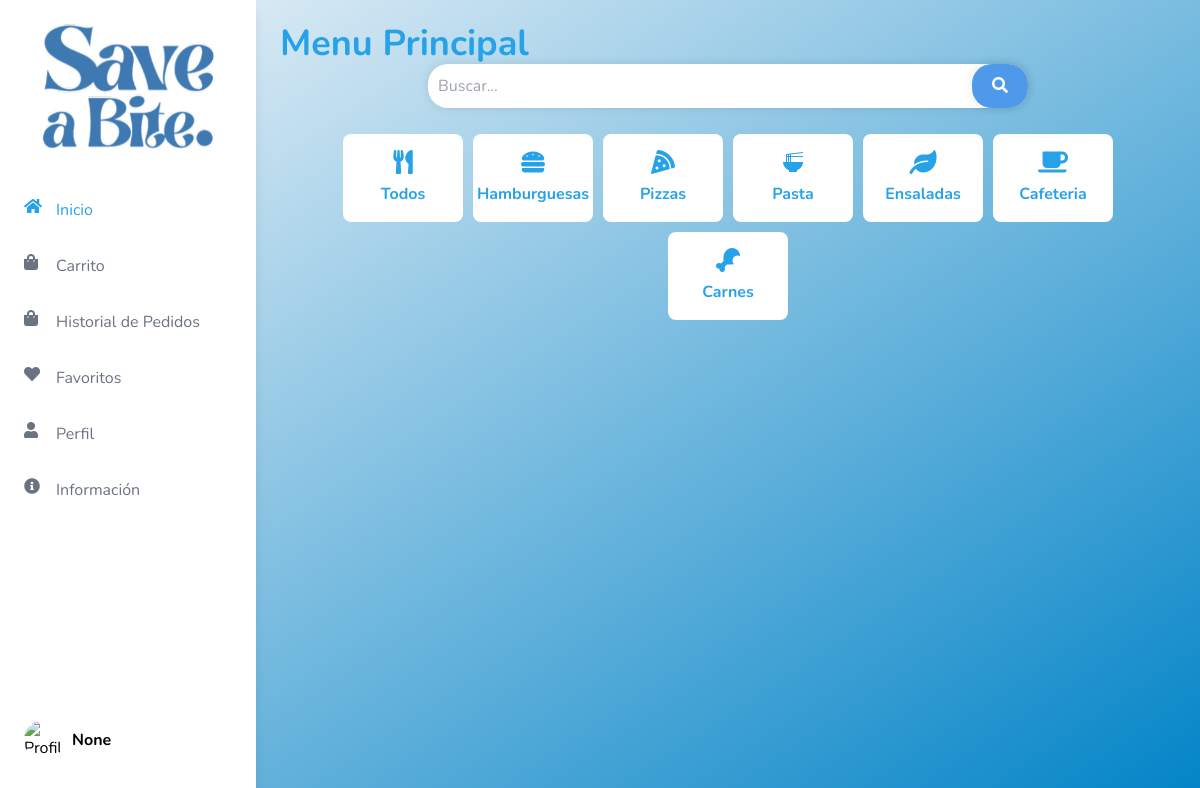
Before: /menu with the older database file.
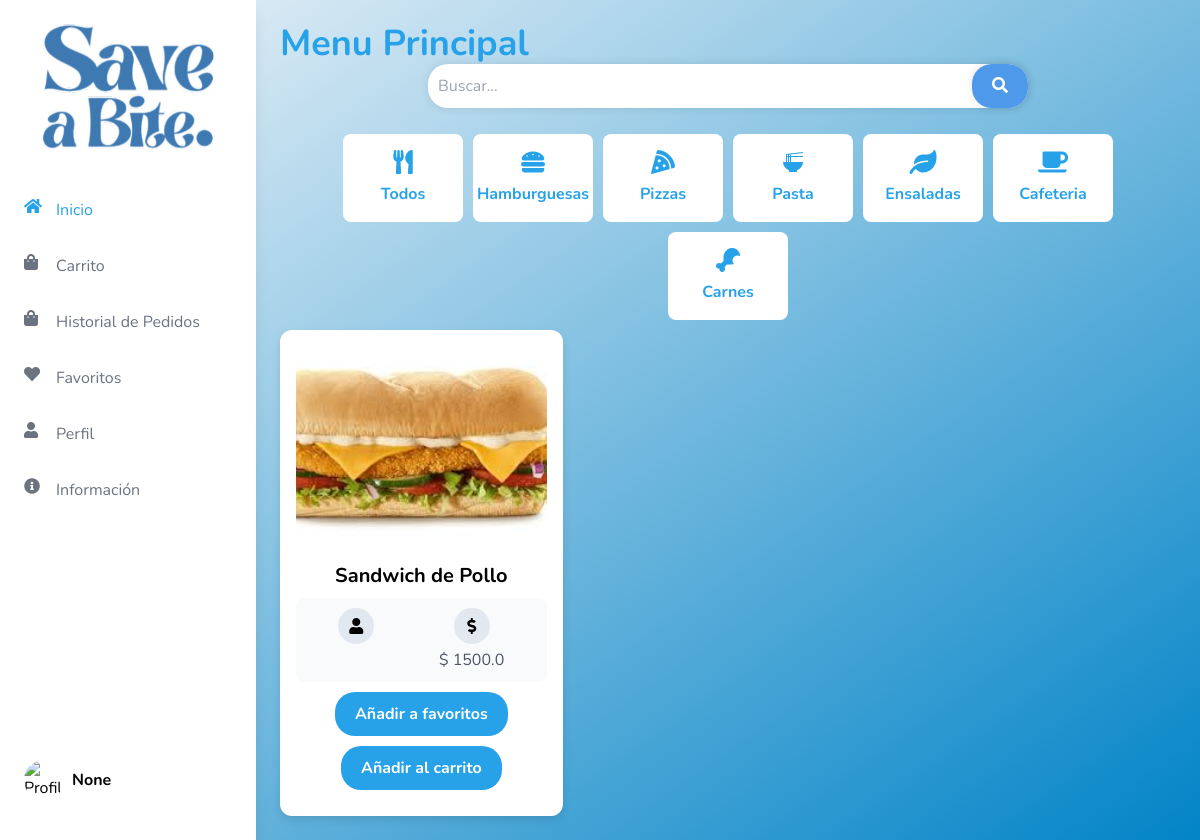
After: the same page with the newer database file.
### tables this page shows
CREATE TABLE Productos (
            id INTEGER PRIMARY KEY AUTOINCREMENT,
            Empresa TEXT NOT NULL,
            nombre TEXT NOT NULL,
            tiempoEstimado TEXT NOT NULL,
            precio REAL NOT NULL,
            descripcion TEXT NOT NULL,
            imagen TEXT NOT NULL,
            tipoComida TEXT NOT NULL,
            stock INTEGER DEFAULT 0,
            estad TEXT DEFAULT 'No Disponible',
            tipo_dieta TEXT  -- Nueva columna para tipo de dieta
        );

### app.py (the view)
@app.route("/menu", methods=['GET'])
def menu():
    user_name = session.get('user_name')
    user_image = session.get('user_image')
    user_id = session.get('user_id')
    query = request.args.get('query', '').lower()
    conn = get_db_connection()
    user = conn.execute('SELECT tipo_dieta FROM usuarios WHERE id = ?', (user_id,)).fetchone()
    tipo_dieta = user['tipo_dieta'] if user else None
    restaurantes = conn.execute('''
        SELECT usuarioEmpresa.id, usuarioEmpresa.nombre_usuario, usuarioEmpresa.imagen,
            direccionEmpresa.calle, direccionEmpresa.altura, direccionEmpresa.localidad
        FROM usuarioEmpresa
        LEFT JOIN direccionEmpresa ON usuarioEmpresa.id = direccionEmpresa.usuario_id
    ''').fetchall()
    if query:
        productos = conn.execute('''
            SELECT * FROM Productos
            WHERE LOWER(nombre) LIKE ?
            OR LOWER(descripcion) LIKE ?
            OR LOWER(tipoComida) LIKE ?
        ''', (f'%{query}%', f'%{query}%', f'%{query}%')).fetchall()
    else:
        productos = conn.execute('SELECT * FROM Productos').fetchall()
    recomendados = []
    if tipo_dieta:
        recomendados = conn.execute('''
            SELECT * FROM Productos
            WHERE LOWER(tipo_dieta) = ?
            LIMIT 6
        ''', (tipo_dieta.lower(),)).fetchall()
    conn.close()
    return render_template('general/menu.html', user_name=user_name, user_image=user_image, productos=productos, recomendados=recomendados, tipo_dieta=tipo_dieta, restaurantes=restaurantes)

### app.py (called while the page is built)
def get_db_connection():
    conn = sqlite3.connect('flask_db.db')
    conn.row_factory = sqlite3.Row
    return conn

### templates/general/menu.html (shortened to what this page needs)
<!DOCTYPE html>
<html lang="es">
<head>
    <script src="https://cdn.tailwindcss.com"></script>
    <link href="https://cdnjs.cloudflare.com/ajax/libs/font-awesome/5.15.3/css/all.min.css" rel="stylesheet">
</head>
<body class="flex">
    {% include 'Sidebars/SidebarUsuario.html' %}
    <div class="flex-1 p-6 content ml-64">
        <h1 class="text-4xl font-bold text-custom-blue">Menu Principal</h1>
        <div class="header">
            <div class="search">
                <input type="text" placeholder="Buscar...">
                <button type="submit"><i class="fas fa-search"></i></button>
            </div>
        </div>
        <div class="button-container">
            <button class="btn-custom {% if tipo_comida == 'todos' %}active{% endif %}" onclick="filterCategory('todos')">
                <i class="fas fa-utensils"></i>
                Todos
            </button>
            <button class="btn-custom {% if tipo_comida == 'Hamburguesas' %}active{% endif %}" onclick="filterCategory('Hamburguesas')">
                <i class="fas fa-hamburger"></i>
                Hamburguesas
            </button>
            <button class="btn-custom {% if tipo_comida == 'Pizzas' %}active{% endif %}" onclick="filterCategory('Pizzas')">
                <i class="fas fa-pizza-slice"></i>
                Pizzas
            </button>
            <button class="btn-custom {% if tipo_comida == 'Pasta' %}active{% endif %}" onclick="filterCategory('Pasta')">
                <i class="material-icons">ramen_dining</i>
                Pasta
            </button>
            <button class="btn-custom {% if tipo_comida == 'Ensaladas' %}active{% endif %}" onclick="filterCategory('Ensaladas')">
                <i class="fas fa-leaf"></i>
                Ensaladas
            </button>
            <button class="btn-custom {% if tipo_comida == 'Cafeteria' %}active{% endif %}" onclick="filterCategory('Cafeteria')">
                <i class="fas fa-coffee"></i>
                Cafeteria
            </button>
            <button class="btn-custom {% if tipo_comida == 'Carnes' %}active{% endif %}" onclick="filterCategory('Carnes')">
                <i class="fas fa-drumstick-bite"></i>
                Carnes
            </button>
        </div>
        <div class="grid grid-cols-1 md:grid-cols-2 lg:grid-cols-3 gap-6">
            {% for producto in productos %}
                {% if producto.estad == "Disponible" %}
                    <div class="recipe-card {{ producto.tipo_comida }}" onclick="goToProductDetail('{{ producto.id }}')">
                        <img src="{{ url_for('static', filename='uploads/' ~ producto.imagen) }}" alt="{{ producto.nombre }}">
                        <h3 class="text-xl font-bold mb-2">{{ producto.nombre }}</h3>
                        <div class="info">
                            <div>
                                <div class="info-icon"><i class="fas fa-user"></i></div>
                            </div>
                            <div>
                                <div class="info-icon"><i class="fas fa-dollar-sign"></i></div>
                                <p class="text-gray-600">$ {{ producto.precio }}</p>
                            </div>
                        </div>
                        <div class="button-container">
                            <form method="POST" action="{{ url_for('agregar_a_favoritos', producto_id=producto.id) }}">
                                <button type="submit" class="action-button">Añadir a favoritos</button>
                            </form>
                            <form method="POST" action="{{ url_for('agregar_al_carrito1', producto_id=producto.id) }}">
                                <button type="submit" class="action-button">Añadir al carrito</button>
                            </form>
                        </div>
                    </div>
                {% endif %}
            {% endfor %}
        </div>
    </div>
</body>
</html>

### templates/Sidebars/SidebarUsuario.html (shortened to what this page needs)
<!DOCTYPE html>
<html lang="es">
<head>
    <script src="https://cdn.tailwindcss.com"></script>
    <link href="https://cdnjs.cloudflare.com/ajax/libs/font-awesome/5.15.3/css/all.min.css" rel="stylesheet">
</head>
<body class="flex">
    <div class="flex flex-col h-screen bg-white w-64 p-6 shadow-lg fixed">
        <div class="flex justify-center mb-8">
            <img src="{{ url_for('static', filename='img/logo.png') }}" class="logo w-44" alt="Save a Bite Logo"/>
        </div>
        <div class="nav-item {% if request.path == url_for('menu') %}active{% endif %}">
            <i class="fas fa-home"></i>
            <a href="{{ url_for('menu') }}" class="text-decoration-none">Inicio</a>
        </div>
        <div class="nav-item {% if request.path == url_for('carrito') %}active{% endif %}">
            <i class="fas fa-shopping-bag"></i>
            <a href="{{ url_for('carrito') }}" class="text-decoration-none">Carrito</a>
        </div>
        <div class="nav-item {% if request.path == url_for('pedidos_cliente') %}active{% endif %}">
            <i class="fas fa-shopping-bag"></i>
            <a href="{{ url_for('pedidos_cliente') }}" class="text-decoration-none">Historial de Pedidos</a>
        </div>
        <div class="nav-item {% if request.path == url_for('favoritos') %}active{% endif %}">
            <i class="fas fa-heart"></i>
            <a href="{{ url_for('favoritos') }}" class="text-decoration-none">Favoritos</a>
        </div>
        <div class="nav-item {% if request.path == url_for('perfil_usuario') %}active{% endif %}">
            <i class="fas fa-user"></i>
            <a href="{{ url_for('perfil_usuario') }}" class="text-decoration-none">Perfil</a>
        </div>
        <div class="nav-item {% if request.path == url_for('informacionUsuario') %}active{% endif %}">
            <i class="fas fa-info-circle"></i>
            <a href="{{ url_for('informacionUsuario') }}" class="text-decoration-none">Información</a>
        </div>
        <div class="profile mt-auto">
            <img src="{{ url_for('static', filename='uploads/' ~ user_image) }}" alt="Profile">
            <div class="profile-text">
                <div class="name">{{ user_name }}</div>
            </div>
        </div>
    </div>
</body>
</html>

### templates/general/menu.html (style rules this page uses)
body { font-family: 'Nunito', sans-serif; background: linear-gradient(to bottom right, #f1f5f9, #0284c7); overflow: hidden; }
.text-custom-blue { color: #27a2e8; }
.nav-item { margin: 1rem 0; display: flex; align-items: center; color: #6b7280; transition: color 0.3s ease; }
.nav-item i { height: 24px; width: 24px; margin-right: 0.5rem; }
.nav-item:hover, .nav-item.active { color: #27a2e8; }
.profile { display: flex; align-items: center; margin-top: auto; margin-bottom: 1rem; }
.profile img { height: 40px; width: 40px; border-radius: 50%; margin-right: 0.5rem; }
.profile-text { display: flex; flex-direction: column; }
.profile-text .name { font-weight: bold; }
.btn-custom { background-color: white; color: #27a2e8; padding: 1rem; font-size: 1rem; font-weight: bold; transition: background-color 0.3s, color 0.3s; border-radius: 8px; display: flex; flex-direction: column; align-items: center; text-align: center; width: 120px; }
.btn-custom i, .btn-custom .material-icons { font-size: 24px; margin-bottom: 0.5rem; }
.recipe-card { background-color: white; border-radius: 12px; box-shadow: 0 4px 8px rgba(0, 0, 0, 0.1); padding: 16px; transition: transform 0.2s; overflow: hidden; display: flex; flex-direction: column; align-items: center; height: 100%; cursor: pointer; }
.recipe-card img { border-radius: 8px; margin-bottom: 16px; width: 100%; height: 200px; object-fit: cover; }
.recipe-card .info { display: flex; justify-content: space-around; width: 100%; padding: 10px; background-color: #f9fafb; border-radius: 8px; }
.recipe-card .info div { text-align: center; display: flex; flex-direction: column; align-items: center; }
.info-icon { display: flex; align-items: center; justify-content: center; background-color: #e2e8f0; border-radius: 50%; width: 36px; height: 36px; margin-bottom: 4px; }
.header { display: flex; align-items: center; justify-content: center; margin-bottom: 1rem; position: relative; }
.search { display: inline-block; position: relative; }
.search input[type="text"] { width: 600px; padding: 10px; border: none; border-radius: 20px; box-shadow: 0 0 10px rgba(0, 0, 0, 0.1); }
.search button[type="submit"] { background-color: #4e99e9; border: none; color: #fff; cursor: pointer; padding: 10px 20px; border-radius: 20px; box-shadow: 0 0 10px rgba(0, 0, 0, 0.1); position: absolute; top: 0; right: 0; transition: 0.3s ease; }
.button-container { display: flex; justify-content: center; flex-wrap: wrap; gap: 10px; padding: 10px 0; }
.action-button { background-color: #27a2e8; color: white; padding: 10px 20px; border-radius: 20px; text-align: center; cursor: pointer; font-weight: bold; transition: background-color 0.3s; }
.content { overflow-y: auto; height: 100vh; }

### templates/Sidebars/SidebarUsuario.html (style rules this page uses)
body { font-family: 'Nunito', sans-serif; background: linear-gradient(to bottom right, #f1f5f9, #0284c7); overflow: hidden; }
.text-custom-blue { color: #27a2e8; }
.nav-item { margin: 1rem 0; display: flex; align-items: center; color: #6b7280; transition: color 0.3s ease; }
.nav-item i { height: 24px; width: 24px; margin-right: 0.5rem; }
.nav-item:hover, .nav-item.active { color: #27a2e8; }
.profile { display: flex; align-items: center; margin-top: auto; margin-bottom: 1rem; }
.profile img { height: 40px; width: 40px; border-radius: 50%; margin-right: 0.5rem; }
.profile-text { display: flex; flex-direction: column; }
.profile-text .name { font-weight: bold; }

Changed rows visible on the page:
now on this page (row edited): Productos: imagen (picture), nombre "Sandwich de Pollo", precio "1500.0"
